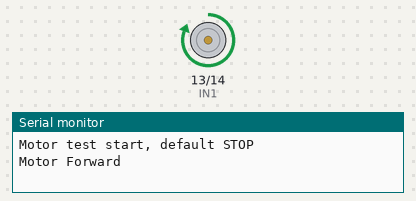
The sketch below on a simulated ESP32. On the bench: motor-driver pin pairs drawn as motors (green arrow = first pin HIGH = forward, orange = second pin HIGH = backward, longer = more drive), the last lines printed to the serial monitor.

Above: at 1.0 s.
At 2.5 s:
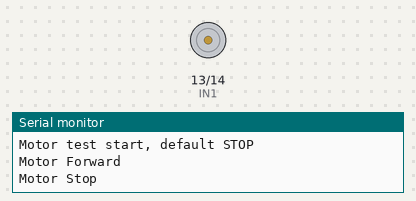
At 4.0 s:
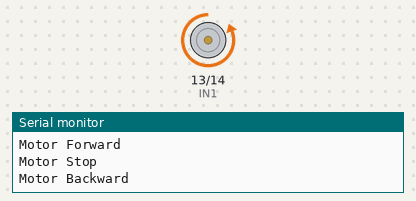
Timing chart, 0 to 7.8 s (numbered marks = the images above):
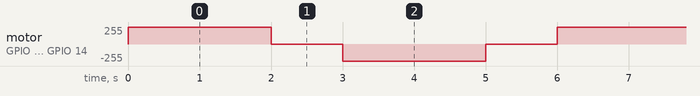

Measured:
- by itself, motor on GPIO 13 (IN1) / GPIO 14 (IN2): repeats every 6.0 s: stopped 1.0 s, backward 255/255 2.0 s, stopped 1.0 s, forward 255/255 2.0 s

The sketch:

motor_test.ino
```cpp
// motor_test 电机驱动测试，上电默认停机 【B赛道G0安全要求】
// 驱动：L298N
// IN1=13，IN2=14
const int IN1 = 13;
const int IN2 = 14;

void setup() {
  pinMode(IN1, OUTPUT);
  pinMode(IN2, OUTPUT);
  // 上电默认停机！安全逻辑
  digitalWrite(IN1, LOW);
  digitalWrite(IN2, LOW);
  Serial.begin(115200);
  Serial.println("Motor test start, default STOP");
}

void loop() {
  // 正转2秒
  digitalWrite(IN1, HIGH);
  digitalWrite(IN2, LOW);
  Serial.println("Motor Forward");
  delay(2000);

  // 停机1秒
  digitalWrite(IN1, LOW);
  digitalWrite(IN2, LOW);
  Serial.println("Motor Stop");
  delay(1000);

  // 反转2秒
  digitalWrite(IN1, LOW);
  digitalWrite(IN2, HIGH);
  Serial.println("Motor Backward");
  delay(2000);

  // 停机1秒
  digitalWrite(IN1, LOW);
  digitalWrite(IN2, LOW);
  Serial.println("Motor Stop");
  delay(1000);
}
```
